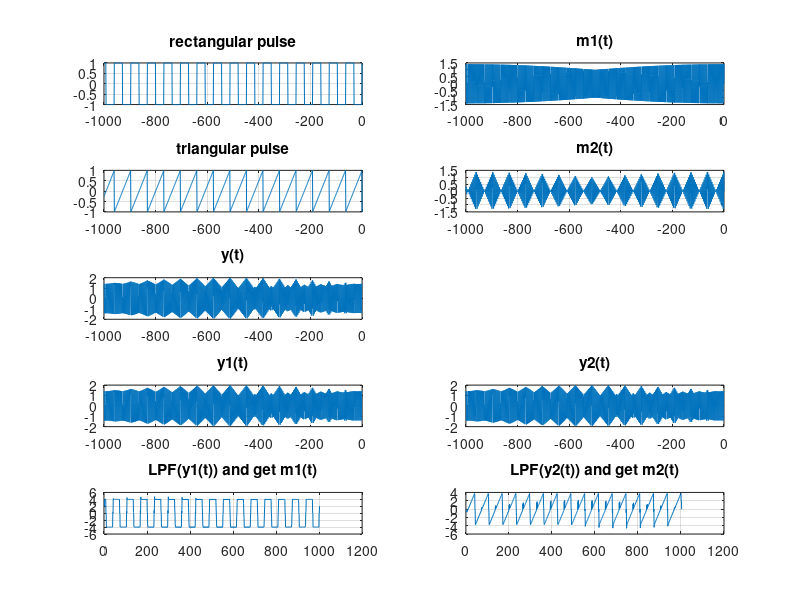
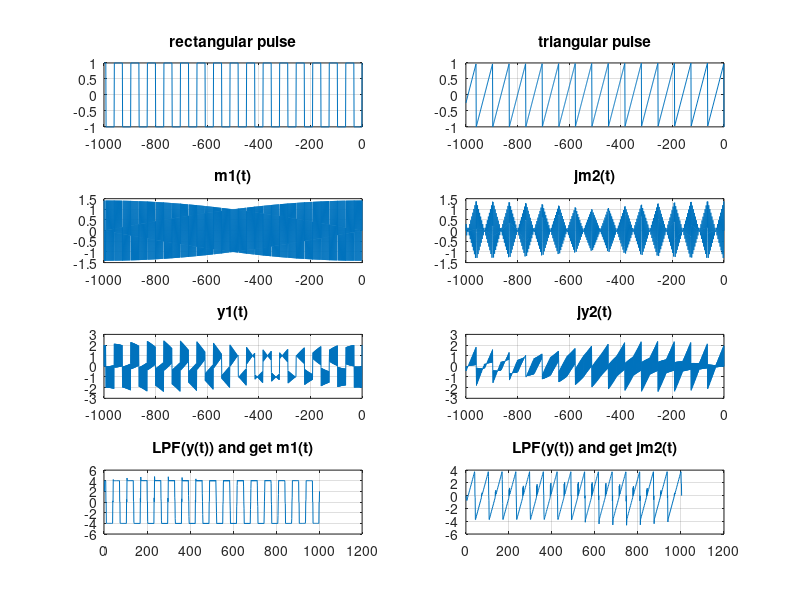

MATLAB code to generate these figures, in order:
% HW2
clear all
clc
%%
% 1.Implement a complex modulation system with real operations.
% (Let I-branch transmit a rectangular pulse and Q-branch a triangular pulse).
% refer to page.5
%%
%   Parameter
figure (1);
t = linspace(-1000, 0 ,1000);       %%  time
fs = 1/64;                          %%  x(t) frequency
fc = 1/4;                           %%  carrier frequency
carr_i = sqrt(2)*cos(2*pi*fc*t);    %%  carrier wave
carr_q = -sqrt(2)*sin(2*pi*fc*t);   %%  carrier wave
LPF=ones(1,4);                      %%  Low pass filter

%   I-branch:a rectangular pulse
m1 = square(2*pi*fs*t).*carr_i;
subplot(5,2,1);
plot(t,square(2*pi*fs*t));  title('rectangular pulse');  grid on;
subplot(5,2,2);
plot(t,m1);  title('m1(t)');  grid on;

%   Q-branch:a triangular pulse
m2 = sawtooth(2*pi*fs*t).*carr_q;
subplot(5,2,3);
plot(t,sawtooth(2*pi*fs*t));  title('triangular pulse');  grid on;
subplot(5,2,4);
plot(t,m2);  title('m2(t)');  grid on;

%   add m1, m2
yt=m1+m2;
subplot(5,2,5);
plot(t,yt);  title('y(t)');  grid on;

%   h()

%   y1
y1=yt.*carr_i;
subplot(5,2,7);
plot(t,yt);  title('y1(t)');  grid on;

%   y2
y2=yt.*carr_q;
subplot(5,2,8);
plot(t,yt);  title('y2(t)');  grid on;

%%Low pass filter
z1=conv(y1,LPF);
subplot(5,2,9);
plot(z1); title('LPF(y1(t)) and get m1(t)');   grid on;

%%Low pass filter
z2=conv(y2,LPF);
subplot(5,2,10);
plot(z2); title('LPF(y2(t)) and get m2(t)');   grid on;

%%
clear all
clc
%%
% 2.Implement a complex modulation system with complex operations.
% refer to page.7
%%
%   Parameter
figure (2);
t = linspace(-1000, 0 ,1000);       %%  time
fs = 1/64;                          %%  x(t) frequency
fc = 1/4;                           %%  carrier frequency
carr_i = sqrt(2)*cos(2*pi*fc*t);    %%  carrier wave
carr_q = -sqrt(2)*sin(2*pi*fc*t);   %%  carrier wave
LPF=ones(1,4);                      %%  Low pass filter

% Define signals m1(t) and m2(t)
m1 = square(2*pi*fs*t).*carr_i;
m2 = sawtooth(2*pi*fs*t).*carr_q;
subplot(4,2,1);
plot(t,square(2*pi*fs*t));  title('rectangular pulse');  grid on;
subplot(4,2,2);
plot(t,sawtooth(2*pi*fs*t));  title('triangular pulse');  grid on;
subplot(4,2,3);
plot(t,m1);  title('m1(t)');  grid on;
subplot(4,2,4);
plot(t,imag(1i*m2));  title('jm2(t)');  grid on;

% Convert to real   x(t)=Re{m1(t)+jm2(2)}
xt = real(m1) + imag(1i*m2);              % using "1i" instead of "j" to represent imaginary unit
yt=xt;

% y1(t),y2(t)
yt2=(yt.*carr_i) + 1i*(yt.*carr_q);
subplot(4,2,5);
plot(t,real(yt2));  title('y1(t)');  grid on;
subplot(4,2,6);
plot(t,imag(yt2));  title('jy2(t)');  grid on;

%%Low pass filter
z1=conv(yt2,LPF);
subplot(4,2,7);
plot(real(z1)); title('LPF(y(t)) and get m1(t)');   grid on;
subplot(4,2,8);
plot(imag(z1)); title('LPF(y(t)) and get jm2(t)');   grid on;


